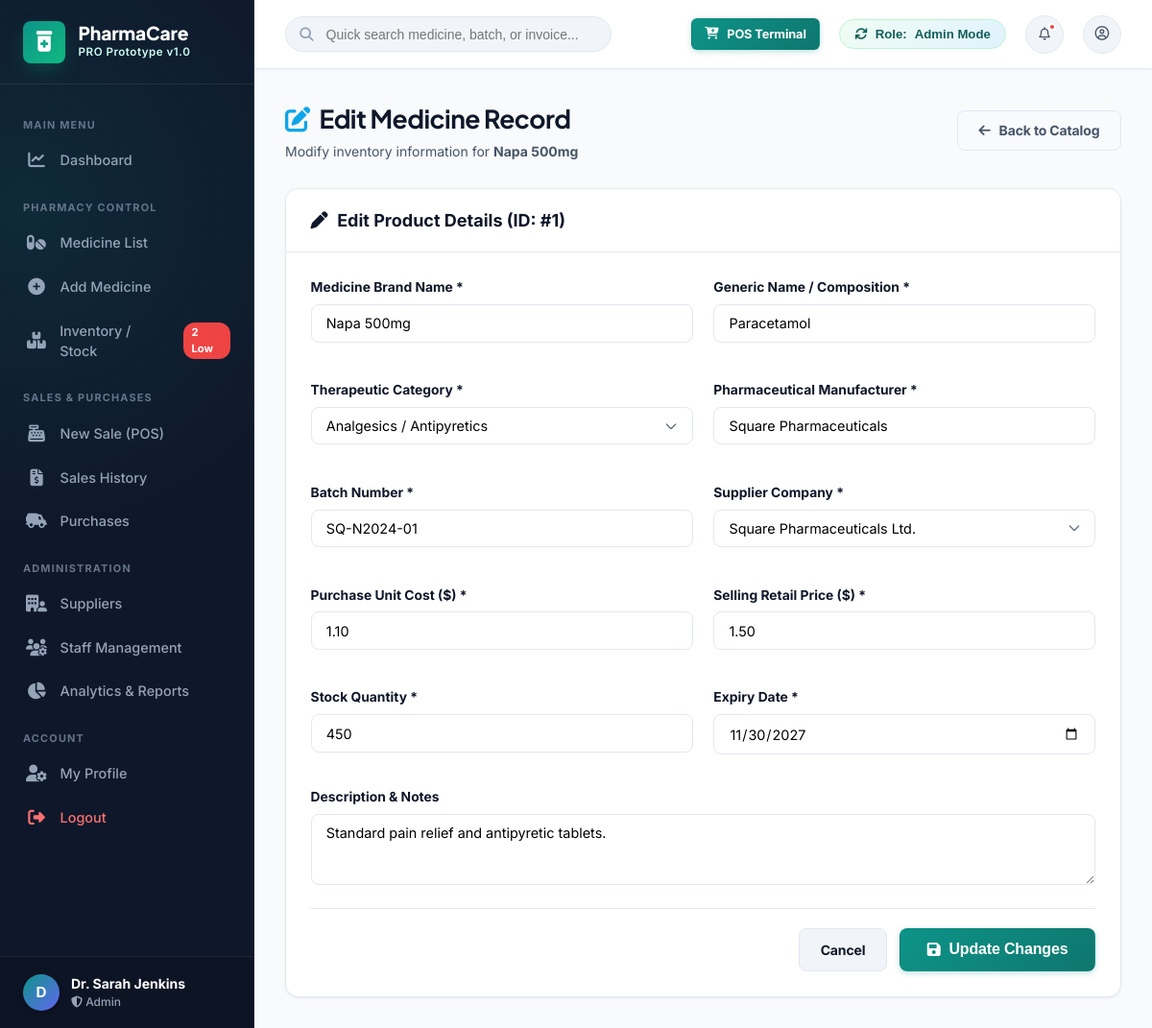
The page /medicines/edit_medicine.php on the database its author committed.
### tables this page shows
CREATE TABLE `medicines` (
  `id` INT AUTO_INCREMENT PRIMARY KEY,
  `medicine_name` VARCHAR(150) NOT NULL,
  `generic_name` VARCHAR(150) NOT NULL,
  `category_id` INT NOT NULL,
  `supplier_id` INT NOT NULL,
  `manufacturer` VARCHAR(100) NOT NULL,
  `batch_number` VARCHAR(50) NOT NULL,
  `purchase_price` DECIMAL(10,2) NOT NULL,
  `selling_price` DECIMAL(10,2) NOT NULL,
  `stock_quantity` INT NOT NULL DEFAULT 0,
  `min_stock_alert` INT DEFAULT 15,
  `expiry_date` DATE NOT NULL,
  `description` TEXT,
  `status` ENUM('In Stock', 'Low Stock', 'Out of Stock', 'Expired') DEFAULT 'In Stock',
  FOREIGN KEY (`category_id`) REFERENCES `categories`(`id`),
  FOREIGN KEY (`supplier_id`) REFERENCES `suppliers`(`id`)
);

CREATE TABLE `categories` (
  `id` INT AUTO_INCREMENT PRIMARY KEY,
  `category_name` VARCHAR(100) NOT NULL,
  `description` VARCHAR(255)
);

### includes/db_helper.php (called while the page is built, shortened)
<?php
function get_all_medicines() {
    $pdo = getDBConnection();
    if ($pdo) {
        try {
            $stmt = $pdo->query("
                SELECT m.*, c.category_name, s.supplier_name
                FROM medicines m
                LEFT JOIN categories c ON m.category_id = c.id
                LEFT JOIN suppliers s ON m.supplier_id = s.id
                ORDER BY m.id ASC
            ");
            $rows = $stmt->fetchAll();
            if (!empty($rows)) return $rows;
        } catch (Exception $e) {
        }
    }
    return get_fallback_medicines();
}
function get_all_suppliers() {
    $pdo = getDBConnection();
    if ($pdo) {
        try {
            $stmt = $pdo->query("SELECT * FROM suppliers ORDER BY id ASC");
            $rows = $stmt->fetchAll();
            if (!empty($rows)) return $rows;
        } catch (Exception $e) {}
    }
    return [
        ['id' => 1, 'supplier_name' => 'Square Pharmaceuticals Ltd.', 'company_name' => 'Square Pharma', 'phone' => '+880 2-8833047', 'email' => 'info@squarepharma.com.bd', 'address' => 'Square Centre, 48 Mohakhali C/A, Dhaka', 'status' => 'Active'],
        ['id' => 2, 'supplier_name' => 'Incepta Pharmaceuticals Ltd.', 'company_name' => 'Incepta Pharma', 'phone' => '+880 2-8891688', 'email' => 'contact@inceptapharma.com', 'address' => '40 Shahid Tajuddin Sarani, Tejgaon, Dhaka', 'status' => 'Active'],
        ['id' => 3, 'supplier_name' => 'Beximco Pharmaceuticals Ltd.', 'company_name' => 'Beximco Pharma', 'phone' => '+880 2-58611001', 'email' => 'info@beximcopharma.com', 'address' => '19 Dhanmondi R/A, Road 7, Dhaka', 'status' => 'Active'],
        ['id' => 4, 'supplier_name' => 'Renata Limited', 'company_name' => 'Renata Ltd', 'phone' => '+880 2-8011013', 'email' => 'sales@renata-ltd.com', 'address' => 'Plot 1, Milk Vita Road, Section 7, Mirpur, Dhaka', 'status' => 'Active']
    ];
}
?>

### medicines/edit_medicine.php (the view, shortened to what this page needs)
<?php
require_once __DIR__ . '/../includes/header.php';
require_once __DIR__ . '/../includes/sidebar.php';
$med_id = $_GET['id'] ?? 1;
$medicines = get_all_medicines();
$target_med = null;
foreach ($medicines as $m) {
    if ($m['id'] == $med_id) {
        $target_med = $m;
        break;
    }
}
$suppliers = get_all_suppliers();
$categories = [
    ['id' => 1, 'category_name' => 'Analgesics / Antipyretics'],
    ['id' => 2, 'category_name' => 'Gastric / Anti-ulcerants'],
    ['id' => 3, 'category_name' => 'Antihistamines'],
    ['id' => 4, 'category_name' => 'Antibiotics'],
    ['id' => 5, 'category_name' => 'Laxatives / Syrup'],
    ['id' => 6, 'category_name' => 'Cardiovascular']
];
?>
<div class="main-wrapper">
    <?php require_once __DIR__ . '/../includes/navbar.php'; ?>
    <div class="content-body">
        <div class="page-header">
            <div class="page-title">
                <h1><i class="fa-solid fa-pen-to-square" style="color:var(--secondary);"></i> Edit Medicine Record</h1>
                <p>Modify inventory information for <strong><?php echo htmlspecialchars($target_med['medicine_name']); ?></strong></p>
            </div>
            <div class="page-actions">
                <a href="medicine_list.php" class="btn btn-outline">
                    <i class="fa-solid fa-arrow-left"></i> Back to Catalog
                </a>
            </div>
        </div>
        <div class="card" style="max-width: 900px; margin: 0 auto;">
            <div class="card-header">
                <div class="card-title">
                    <i class="fa-solid fa-pen"></i> Edit Product Details (ID: #<?php echo $target_med['id']; ?>)
                </div>
            </div>
            <div class="card-body">
                <form method="POST" action="edit_medicine.php?id=<?php echo $target_med['id']; ?>">
                    <div class="form-grid">
                        <div class="form-group">
                            <label class="form-label">Medicine Brand Name *</label>
                            <input type="text" name="medicine_name" class="form-control" value="<?php echo htmlspecialchars($target_med['medicine_name']); ?>" required>
                        </div>
                        <div class="form-group">
                            <label class="form-label">Generic Name / Composition *</label>
                            <input type="text" name="generic_name" class="form-control" value="<?php echo htmlspecialchars($target_med['generic_name']); ?>" required>
                        </div>
                        <div class="form-group">
                            <label class="form-label">Therapeutic Category *</label>
                            <select name="category_id" class="form-control" required>
                                <?php foreach ($categories as $cat): ?>
                                    <option value="<?php echo $cat['id']; ?>" <?php echo ($cat['category_name'] == $target_med['category_name']) ? 'selected' : ''; ?>>
                                        <?php echo htmlspecialchars($cat['category_name']); ?>
                                    </option>
                                <?php endforeach; ?>
                            </select>
                        </div>
                        <div class="form-group">
                            <label class="form-label">Pharmaceutical Manufacturer *</label>
                            <input type="text" name="manufacturer" class="form-control" value="<?php echo htmlspecialchars($target_med['manufacturer']); ?>" required>
                        </div>
                        <div class="form-group">
                            <label class="form-label">Batch Number *</label>
                            <input type="text" name="batch_number" class="form-control" value="<?php echo htmlspecialchars($target_med['batch_number']); ?>" required>
                        </div>
                        <div class="form-group">
                            <label class="form-label">Supplier Company *</label>
                            <select name="supplier_id" class="form-control" required>
                                <?php foreach ($suppliers as $sup): ?>
                                    <option value="<?php echo $sup['id']; ?>" <?php echo ($sup['supplier_name'] == $target_med['supplier_name']) ? 'selected' : ''; ?>>
                                        <?php echo htmlspecialchars($sup['supplier_name']); ?>
                                    </option>
                                <?php endforeach; ?>
                            </select>
                        </div>
                        <div class="form-group">
                            <label class="form-label">Purchase Unit Cost ($) *</label>
                            <input type="number" step="0.01" name="purchase_price" class="form-control" value="<?php echo $target_med['purchase_price']; ?>" required>
                        </div>
                        <div class="form-group">
                            <label class="form-label">Selling Retail Price ($) *</label>
                            <input type="number" step="0.01" name="selling_price" class="form-control" value="<?php echo $target_med['selling_price']; ?>" required>
                        </div>
                        <div class="form-group">
                            <label class="form-label">Stock Quantity *</label>
                            <input type="number" name="stock_quantity" class="form-control" value="<?php echo $target_med['stock_quantity']; ?>" required>
                        </div>
                        <div class="form-group">
                            <label class="form-label">Expiry Date *</label>
                            <input type="date" name="expiry_date" class="form-control" value="<?php echo $target_med['expiry_date']; ?>" required>
                        </div>
                    </div>
                    <div class="form-group" style="margin-top:1rem;">
                        <label class="form-label">Description & Notes</label>
                        <textarea name="description" class="form-control" rows="3"><?php echo htmlspecialchars($target_med['description']); ?></textarea>
                    </div>
                    <div style="display:flex; justify-content:flex-end; gap:0.8rem; margin-top:1.5rem; border-top:1px solid var(--border-color); padding-top:1.25rem;">
                        <a href="medicine_list.php" class="btn btn-secondary">Cancel</a>
                        <button type="submit" class="btn btn-primary btn-lg">
                            <i class="fa-solid fa-floppy-disk"></i> Update Changes
                        </button>
                    </div>
                </form>
            </div>
        </div>
    </div>
</div>
<?php require_once __DIR__ . '/../includes/footer.php'; ?>

### css/style.css (style rules this page uses)
:root { --primary: #0d9488; --primary-hover: #0f766e; --primary-light: #ccfbf1; --primary-surface: #f0fdf4; --primary-dark: #115e59; --secondary: #0ea5e9; --secondary-hover: #0284c7; --secondary-light: #e0f2fe; --accent-indigo: #6366f1; --accent-indigo-light: #e0e7ff; --bg-main: #f8fafc; --bg-card: #ffffff; --bg-sidebar: #0f172a; --bg-sidebar-hover: #1e293b; --text-primary: #0f172a; --text-secondary: #475569; --text-muted: #94a3b8; --border-color: #e2e8f0; --border-light: #f1f5f9; --success: #10b981; --success-light: #d1fae5; --success-dark: #047857; --warning: #f59e0b; --warning-light: #fef3c7; --warning-dark: #b45309; --danger: #ef4444; --danger-light: #fee2e2; --danger-dark: #b91c1c; --info: #3b82f6; --info-light: #dbeafe; --purple: #8b5cf6; --purple-light: #f3e8ff; --purple-dark: #6b21a8; --shadow-xs: 0 1px 2px 0 rgba(15, 23, 42, 0.03); --shadow-sm: 0 1px 3px 0 rgba(15, 23, 42, 0.06), 0 1px 2px -1px rgba(15, 23, 42, 0.04); --shadow-md: 0 4px 12px -2px rgba(15, 23, 42, 0.08), 0 2px 4px -2px rgba(15, 23, 42, 0.04); --shadow-lg: 0 10px 25px -5px rgba(15, 23, 42, 0.1), 0 8px 10px -6px rgba(15, 23, 42, 0.04); --shadow-xl: 0 20px 30px -10px rgba(15, 23, 42, 0.15); --shadow-glow-teal: 0 8px 20px -4px rgba(13, 148, 136, 0.35); --font-heading: 'Plus Jakarta Sans', sans-serif; --font-body: 'Inter', -apple-system, BlinkMacSystemFont, sans-serif; --radius-sm: 0.375rem; --radius-md: 0.5rem; --radius-lg: 0.85rem; --radius-xl: 1.25rem; --transition: all 0.2s cubic-bezier(0.4, 0, 0.2, 1); }
* { margin: 0; padding: 0; box-sizing: border-box; }
body { font-family: var(--font-body); background-color: var(--bg-main); color: var(--text-primary); line-height: 1.5; font-size: 0.925rem; overflow-x: hidden; -webkit-font-smoothing: antialiased; }
h1, h2, h3, h4, h5, h6 { font-family: var(--font-heading); font-weight: 700; color: var(--text-primary); letter-spacing: -0.02em; }
a { color: var(--primary); text-decoration: none; transition: var(--transition); }
.main-wrapper { margin-left: 265px; flex: 1; display: flex; flex-direction: column; min-height: 100vh; transition: var(--transition); }
.content-body { padding: 2rem; flex: 1; }
.page-header { display: flex; justify-content: space-between; align-items: center; margin-bottom: 1.75rem; }
.page-title h1 { font-size: 1.65rem; color: var(--text-primary); display: flex; align-items: center; gap: 0.6rem; }
.page-title p { font-size: 0.875rem; color: var(--text-secondary); margin-top: 0.2rem; }
.page-actions { display: flex; gap: 0.75rem; }
.card { background-color: var(--bg-card); border-radius: var(--radius-lg); border: 1px solid var(--border-color); box-shadow: var(--shadow-sm); margin-bottom: 1.75rem; overflow: hidden; }
.card-header { padding: 1.2rem 1.6rem; border-bottom: 1px solid var(--border-color); display: flex; align-items: center; justify-content: space-between; background-color: #ffffff; }
.card-title { font-size: 1.125rem; font-weight: 700; color: var(--text-primary); display: flex; align-items: center; gap: 0.6rem; }
.card-body { padding: 1.6rem; }
.btn { display: inline-flex; align-items: center; justify-content: center; gap: 0.55rem; padding: 0.6rem 1.35rem; font-size: 0.875rem; font-weight: 700; border-radius: var(--radius-md); border: 1px solid transparent; cursor: pointer; transition: var(--transition); text-decoration: none; letter-spacing: -0.01em; }
.btn-lg { padding: 0.8rem 1.75rem; font-size: 1rem; border-radius: var(--radius-md); }
.btn-primary { background: linear-gradient(135deg, #0d9488 0%, #0f766e 100%); color: #ffffff; box-shadow: 0 2px 6px rgba(13, 148, 136, 0.25); }
.btn-secondary { background-color: #f1f5f9; color: var(--text-primary); border-color: var(--border-color); }
.btn-outline { background-color: transparent; border-color: var(--border-color); color: var(--text-secondary); }
.form-grid { display: grid; grid-template-columns: repeat(auto-fit, minmax(280px, 1fr)); gap: 1.35rem; }
.form-group { display: flex; flex-direction: column; gap: 0.45rem; margin-bottom: 1.1rem; }
.form-label { font-size: 0.865rem; font-weight: 700; color: var(--text-primary); }
.form-control { width: 100%; padding: 0.65rem 0.95rem; border-radius: var(--radius-md); border: 1px solid var(--border-color); font-size: 0.9rem; font-family: inherit; transition: var(--transition); background-color: #ffffff; }
select.form-control { background-repeat: no-repeat; background-position: right 0.85rem center; background-size: 1rem; padding-right: 2.6rem; appearance: none; }

### rows shown on the page
medicines: medicine_name "Napa 500mg", id "1", generic_name "Paracetamol", manufacturer "Square Pharmaceuticals", batch_number "SQ-N2024-01", purchase_price "1.10", selling_price "1.50", stock_quantity "450", expiry_date "11/30/2027", description "Standard pain relief and antipyretic tablets."
categories: category_id "Analgesics / Antipyretics"

### other values the page prints
substr($_SESSION['user_name'] ?? 'Admin', 0, 1) "D"
$_SESSION['user_name'] "Dr. Sarah Jenkins"
$role "Admin"
form field supplier_id "Square Pharmaceuticals Ltd."
